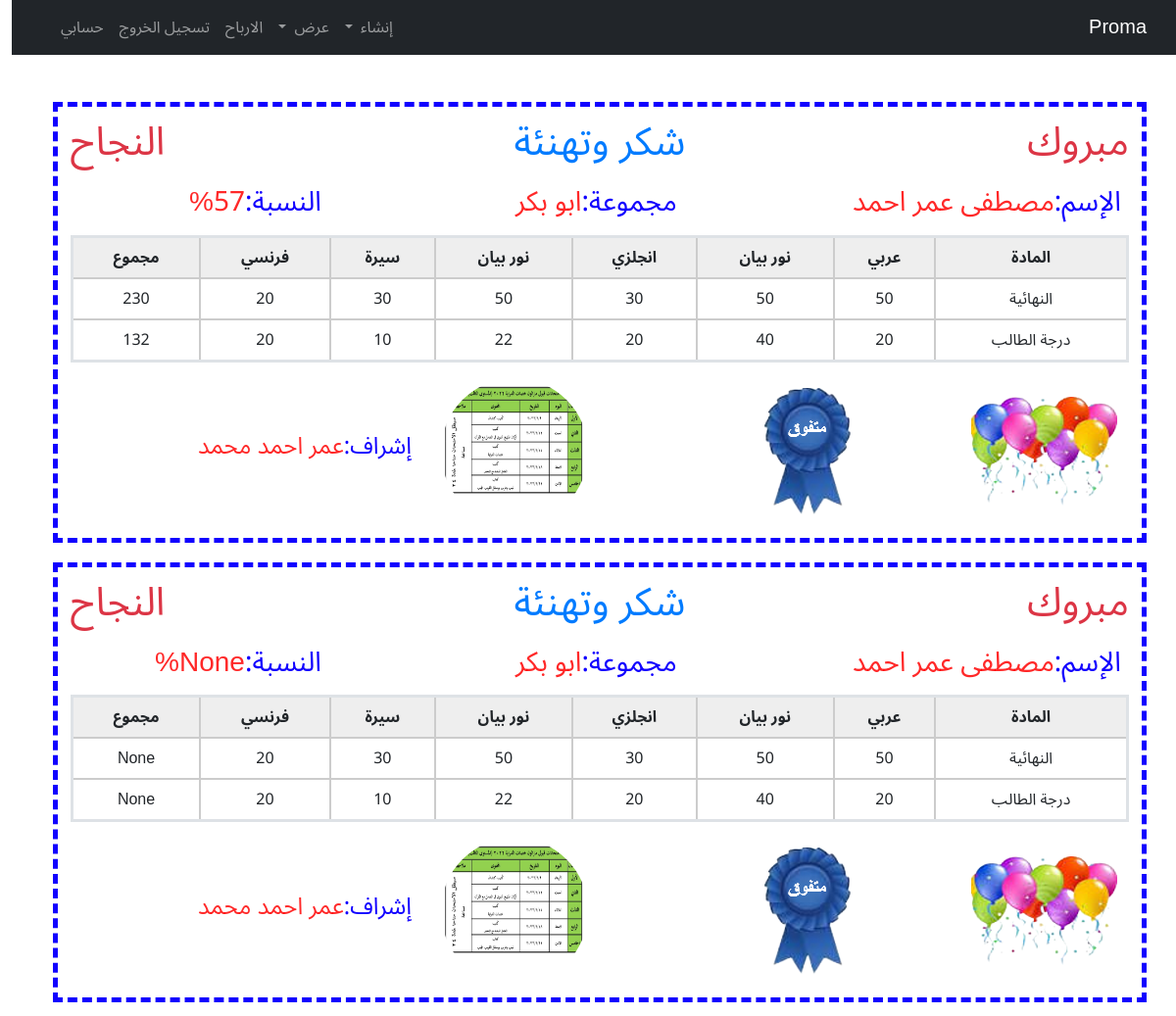
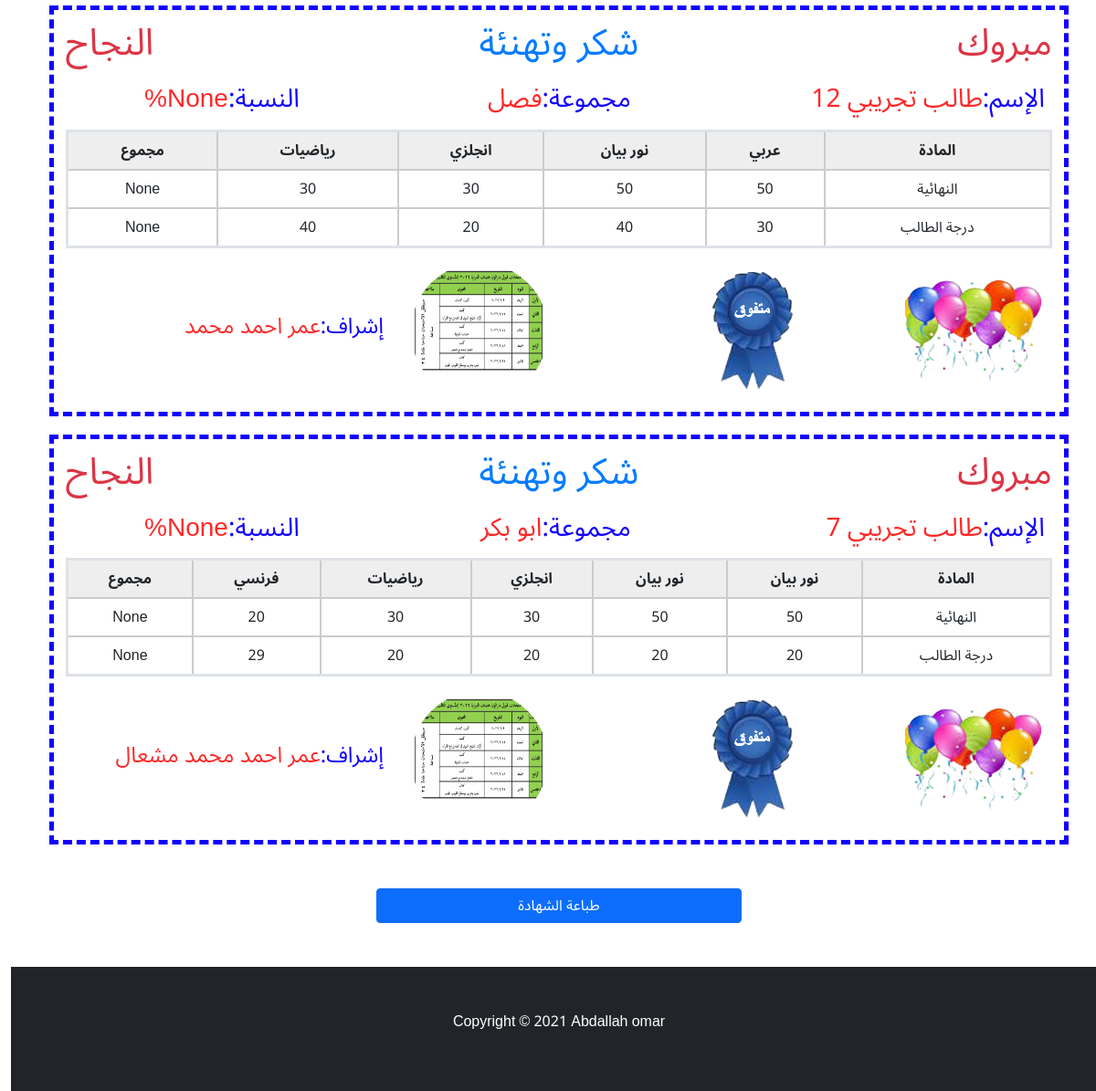
Screenshot of /all_darajat/ (signed in) with the database file from the repository (2 pictures, top to bottom).
### home_app/models.py (models this page shows, shortened)
class darajat(models.Model):
    user = models.ForeignKey(User, verbose_name=("المستخدم"), on_delete=models.CASCADE)
    profile = models.ForeignKey(Profile, verbose_name=("profile"), on_delete=models.CASCADE)
    name = models.ForeignKey(boy, verbose_name=("اسم الطالب"), on_delete=models.CASCADE, null=True)
    mada = models.ForeignKey(mawad, verbose_name=("المادة"), on_delete=models.CASCADE)
    daraja = models.IntegerField(verbose_name='درجة الطالب')
    mada1 = models.ForeignKey(mawad, verbose_name=("المادة"), on_delete=models.CASCADE,related_name='mada1')
    daraja1 = models.IntegerField(verbose_name='درجة الطالب')
    mada2 = models.ForeignKey(mawad, verbose_name=("المادة"), on_delete=models.CASCADE,related_name='mada2')
    daraja2 = models.IntegerField(verbose_name='درجة الطالب')
    mada3 = models.ForeignKey(mawad, verbose_name=("المادة"), on_delete=models.CASCADE,related_name='mada3')
    daraja3 = models.IntegerField(verbose_name='درجة الطالب')
    mada4 = models.ForeignKey(mawad, verbose_name=("المادة"), on_delete=models.CASCADE,related_name='mada4',null=True,blank=True)
    daraja4 = models.IntegerField(verbose_name='درجة الطالب' ,null=True, default='0')
    mada5 = models.ForeignKey(mawad, verbose_name=("المادة"), on_delete=models.CASCADE,related_name='mada5',null=True,blank=True)
    daraja5 = models.IntegerField(verbose_name='درجة الطالب' ,null=True, default='0')
    mada6 = models.ForeignKey(mawad, verbose_name=("المادة"), on_delete=models.CASCADE,related_name='mada6',null=True,blank=True)
    daraja6 = models.IntegerField(verbose_name='درجة الطالب',null=True, default='0')
    mada7 = models.ForeignKey(mawad, verbose_name=("المادة"), on_delete=models.CASCADE,related_name='mada7',null=True,blank=True)
    daraja7 = models.IntegerField(verbose_name='درجة الطالب',null=True, default='0')
    nesba = models.IntegerField(blank=True,null=True)
    ejamly_darajat = models.IntegerField(blank=True,null=True)
    ejamly_total = models.IntegerField(blank=True,null=True)
    semester = models.CharField(max_length=50, choices=Semester, verbose_name="الفصل الدراسي", blank=True, null=True)
    year = models.CharField(max_length=50,choices=academic_years,blank=True,null=True)
    add_date = models.DateField(auto_now=False, auto_now_add=False, verbose_name="التاريخ",null=True,blank=True)

class boy(models.Model):
    user = models.ForeignKey(User, verbose_name=("المستخدم"), on_delete=models.CASCADE)
    profile = models.ForeignKey(Profile, verbose_name=("المستخدم"), on_delete=models.CASCADE)
    name = models.CharField(max_length=50, verbose_name="الاسم")
    age = models.IntegerField(verbose_name="السن",null=True,blank=True, default=0)
    boy_class = models.ForeignKey("classes", verbose_name=("الفصل"), on_delete=models.PROTECT)
    number_kawme = models.IntegerField(verbose_name="الرقم القومي", blank=True, null=True)
    number_phone = models.IntegerField(verbose_name="رقم ولي الامر", blank=True, null=True)
    other_number = models.IntegerField(verbose_name="رقم أخر", blank=True, null=True)
    image = models.ImageField(upload_to="boys_images/", verbose_name="صورة الطفل", blank=True, null=True)
    Date_of_Birth = models.DateField(verbose_name="تاريخ الميلاد",null=True)
    bus_subscriber = models.BooleanField(verbose_name="مشترك بالاتوبيس", default=False)
    price_of_bus = models.IntegerField(verbose_name="سعر اشتراك الاتوبيس", default=0)
    addres = models.CharField(max_length=50, verbose_name="العنوان", blank=True, null=True)
    kind = models.CharField(max_length=50, choices=kinds, verbose_name="النوع",default='1')
    allergy = models.BooleanField(verbose_name="لديه حساسية", default=False,blank=True)
    sick = models.BooleanField(verbose_name="يعناي الطفل من امراض اخرى", default=False,blank=True)
    kind_of_sick = models.CharField(max_length=50, verbose_name="المرض", blank=True, null=True)
    paid = models.IntegerField(verbose_name='المبلغ المدفوع')
    Remaining_amount = models.IntegerField(verbose_name='المبلغ المتبقي', blank=True, null=True)
    date = models.DateTimeField(auto_now=True, verbose_name="التاريخ")
    paids = models.BooleanField(verbose_name="تم الدفع", null=True, default=False)
    year = models.CharField(max_length=50,choices=academic_years,blank=True,null=True)
    add_date = models.DateField(auto_now=False,auto_now_add=False,verbose_name="التاريخ",null=True,blank=True)
    def __str__(self):
        return self.name

class classes(models.Model):
    user = models.ForeignKey(User, verbose_name=("المستخدم"), on_delete=models.CASCADE)
    name = models.CharField(max_length=50, verbose_name="اسم الفصل")
    techer = models.ForeignKey("techers", verbose_name=("المعلمة"), on_delete=models.PROTECT)
    date = models.DateTimeField(auto_now=True, verbose_name="التاريخ")
    year = models.CharField(max_length=50,choices=academic_years,blank=True,null=True)
    add_date = models.DateField(auto_now=False, auto_now_add=False, verbose_name="التاريخ",null=True,blank=True)
    def __str__(self):
        return self.name

class mawad(models.Model):
    user = models.ForeignKey(User, verbose_name=("المستخدم"), on_delete=models.CASCADE)
    name = models.CharField(max_length=50, verbose_name='اسم المادة')
    daraja = models.IntegerField(verbose_name='الدرجة النهائية')
    date = models.DateField(auto_now=True)
    def __str__(self):
        return self.name

class Profile(models.Model):
    user = models.OneToOneField(User, verbose_name=("المستخدم"), on_delete=models.CASCADE)
    name = models.CharField(max_length=50,verbose_name="اسم الروضة", blank=True, null=True)
    city = models.CharField(max_length=50, verbose_name="العنوان", blank=True, null=True)
    name_of_admin = models.CharField(max_length=50, verbose_name="اسم المشرف", blank=True, null=True)
    phone_number = models.IntegerField(verbose_name="رقم الهاتف", blank=True, null=True)
    img = models.ImageField(upload_to="user_img/", verbose_name="شعار الروضة", blank=True, null=True)
    working_months = models.IntegerField(verbose_name="عدد اشهر العمل", blank=True, null=True)
    year_expenses = models.IntegerField(verbose_name="سعر الاشتراك السنوي", blank=True, null=True)
    semester = models.CharField(max_length=50, choices=Semester, verbose_name="الفصل الدراسي")
    class Meta:
        verbose_name = ("Profile")
        verbose_name_plural = ("Profiles")

### home_app/views.py (the view)
# urls.py: path('all_darajat/', print_all_darajat, name="all_darajat"),
@login_required
def print_all_darajat(request):
    darajats = darajat.objects.filter(user=request.user).order_by('add_date')
    filter = darajatFilter(request.GET, queryset=darajats)
    darajats =  filter.qs
    paginator = Paginator(darajats,200)
    page_number = request.GET.get('page')
    page_pbj = paginator.get_page(page_number)
    context = {'darajat':page_pbj, 'filter':filter}
    return render(request, 'project/all_darajats.html', context)

### home_app/templates/project/all_darajats.html (shortened to what this page needs)
{% extends 'base.html' %}
{% load static %}
{% block body %}
    <div class="container mt-5">
        {% for darajat in darajat %}
        <div style="border: 5px dashed rgb(17, 0, 255); padding:5px;margin-top:20px" >
            <div class="row">
                <div class="col m-2" style="color:#dc3545;"><h1>مبروك</h1></div>
                <div class="col m-2 text-center" style="color: #007bff;"><h1>شكر وتهنئة</h1></div>
                <div class="col m-2 text-end" style="color:#dc3545;"><h1>النجاح</h1></div>
            </div>
            <div class="row m-1">
                <div class="col-5"><h3> <span style="color: rgb(17, 0, 255);">الإسم:</span><span style="color: rgba(255, 0, 0, 0.842);">{{darajat.name}}</span></h3></div>
                <div class="col-4"><h3><span style="color: rgb(17, 0, 255);">مجموعة:</span><span style="color: rgba(255, 0, 0, 0.842);">{{darajat.name.boy_class}}</span></h3></div>
                <div class="col"><h3><span style="color: rgb(17, 0, 255);">النسبة:</span><span style="color: rgba(255, 0, 0, 0.842);">{{darajat.nesba}}%</span></h3></div>
            </div>
            <div class="row m-2">
                <table class="table" border="4">
                  <tr align="center" style="background-color: #eee;font-weight: bold;">
                    <th>المادة</th>
                    <th>{{darajat.mada}}</th>
                    <th>{{darajat.mada1}}</th>
                    <th>{{darajat.mada2}}</th>
                    <th>{{darajat.mada3}}</th>
                    {% if darajat.mada4 != None %}
                      <th>{{darajat.mada4}}</th>
                    {% endif %}
                    {% if darajat.mada5 != None %}
                      <th>{{darajat.mada5}}</th>
                    {% endif %}
                    <th>مجموع</th>
                  </tr>
                  <tbody>
                    <tr align="center">
                      <td> النهائية</td>
                      <td>{{darajat.mada.daraja}}</td>
                      <td>{{darajat.mada1.daraja}}</td>
                      <td>{{darajat.mada2.daraja}}</td>
                      <td>{{darajat.mada3.daraja}}</td>
                      {% if darajat.mada4 != None %}
                      <td>{{darajat.mada4.daraja}}</td>
                      {% endif %}
                      {% if darajat.mada5 != None %}
                        <td>{{darajat.mada5.daraja}}</td>
                      {% endif %}
                      <td class="total">{{darajat.ejamly_total}}</td>
                  </tr>
                  </tbody>
                  <tfoot>
                    <tr align="center">
                        <td>درجة الطالب</td>
                        <td>{{darajat.daraja}}</td>
                        <td>{{darajat.daraja1}}</td>
                        <td>{{darajat.daraja2}}</td>
                        <td>{{darajat.daraja3}}</td>
                        {% if darajat.mada4 != None %}
                          <td>{{darajat.daraja4}}</td>
                        {% endif %}
                        {% if darajat.mada5 != None %}
                          <td>{{darajat.daraja5}}</td>
                        {% endif %}
                        <td class="self_darajat">{{darajat.ejamly_darajat}}</td>
                    </tr>
                </tfoot>
                </table>
                <div class="align-content-center">
                  <div class="row" style="align-items: center;">
                    <div class="col-3"><img src="{% static 'img/image-removebg-preview.png' %}" alt="" srcset=""></div>
                    <div class="col-3"><img src="{% static 'img/image-removebg-preview (4).png' %}" alt="" srcset=""></div>
                    {% if request.user.profile.img %}
                    <div class="col-2"><img src="{{request.user.profile.img.url}}" style="height: 150px;width: 150px;border-radius:50%;" alt="" srcset=""></div>
                    {% endif %}
                    <div class="col"><h4><span style="color: rgb(17, 0, 255);">إشراف:</span><span style="color: rgba(255, 0, 0, 0.842);">{{darajat.profile.name_of_admin}}</span></h4></div>
                  </div>
                </div>
            </div>
        </div>
        {% endfor %}
    </div>
    <div class="row mt-5">
      <div class="col text-center">
        <button onclick="window.print();" class="btn btn-primary col-4">طباعة الشهادة</button>
      </div>
    </div>
{% endblock body %}

### home_app/templates/base.html (style rules this page uses)
* { font-family: 'Noto Sans Arabic', sans-serif; }

### home_app/templates/project/all_darajats.html (style rules this page uses)
table { width: 100%; border: 3px solid #17a2b8; }
table td,th { border: 2px solid #ccc; }

### rows the page displays
darajat: name "مصطفى عمر احمد", name.boy_class "ابو بكر", nesba "57", mada "عربي", mada1 "نور بيان", mada2 "انجلزي", mada3 "نور بيان", mada4 "سيرة", mada5 "فرنسي", mada.daraja "50", mada1.daraja "50", mada2.daraja "30", mada3.daraja "50", mada4.daraja "30", mada5.daraja "20", ejamly_total "230", daraja "20", daraja1 "40", daraja2 "20", daraja3 "22", daraja4 "10", daraja5 "20", ejamly_darajat "132", user.profile.img (picture), profile.name_of_admin "عمر احمد محمد"
darajat: name "مصطفى عمر احمد", name.boy_class "ابو بكر", nesba "None", mada "عربي", mada1 "نور بيان", mada2 "انجلزي", mada3 "نور بيان", mada4 "سيرة", mada5 "فرنسي", mada.daraja "50", mada1.daraja "50", mada2.daraja "30", mada3.daraja "50", mada4.daraja "30", mada5.daraja "20", ejamly_total "None", daraja "20", daraja1 "40", daraja2 "20", daraja3 "22", daraja4 "10", daraja5 "20", ejamly_darajat "None", user.profile.img (picture), profile.name_of_admin "عمر احمد محمد"
darajat: name "طالب تجريبي 12", name.boy_class "فصل", nesba "None", mada "عربي", mada1 "نور بيان", mada2 "انجلزي", mada3 "رياضيات", mada.daraja "50", mada1.daraja "50", mada2.daraja "30", mada3.daraja "30", ejamly_total "None", daraja "30", daraja1 "40", daraja2 "20", daraja3 "40", ejamly_darajat "None", user.profile.img (picture), profile.name_of_admin "عمر احمد محمد"
darajat: name "طالب تجريبي 7", name.boy_class "ابو بكر", nesba "None", mada "نور بيان", mada1 "نور بيان", mada2 "انجلزي", mada3 "رياضيات", mada4 "فرنسي", mada.daraja "50", mada1.daraja "50", mada2.daraja "30", mada3.daraja "30", mada4.daraja "20", ejamly_total "None", daraja "20", daraja1 "20", daraja2 "20", daraja3 "20", daraja4 "29", ejamly_darajat "None", user.profile.img (picture), profile.name_of_admin "عمر احمد محمد مشعال"
